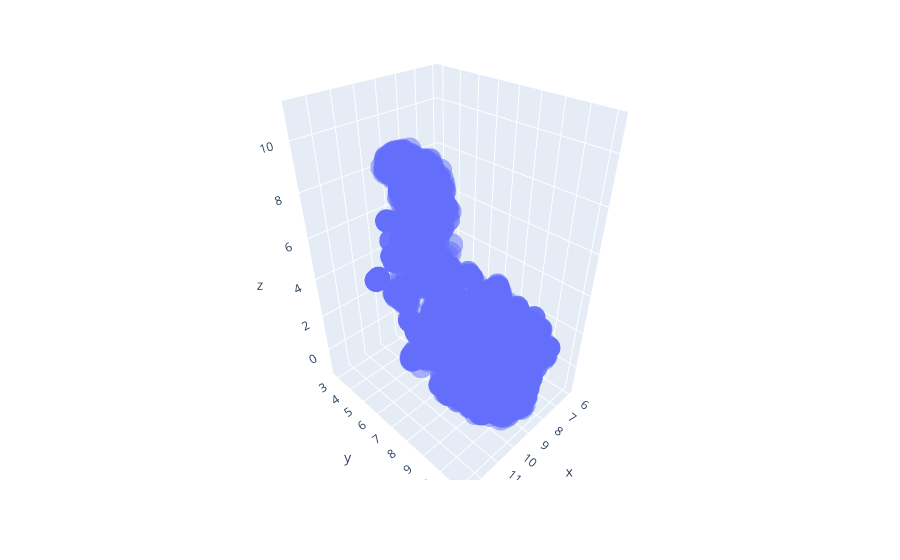

The notebook cell saved with this chart:
### Code cell
fig = px.scatter_3d(plot_df, x='x', y='y', z='z', opacity=0.5, custom_data=[movie_titles])

fig.update_traces(
    hovertemplate="<br>".join([
        "Title: %{customdata[0]}"
    ])
)

### Figure 1 — Plotly figure (JSON) as saved in the notebook; plotly's stock layout.template omitted (floating-point values rounded to 4 significant figures; data arrays with more than 128 entries replaced by an {"elided": "..."} marker saying what was removed)
{"data": [{"customdata": {"elided": "9687x1 str values"}, "hovertemplate": "Title: %{customdata[0]}", "legendgroup": "", "marker": {"color": "#636efa", "opacity": 0.5, "symbol": "circle"}, "mode": "markers", "name": "", "scene": "scene", "showlegend": false, "type": "scatter3d", "x": {"elided": "9687 float values"}, "y": {"elided": "9687 float values"}, "z": {"elided": "9687 float values"}}], "layout": {"legend": {"tracegroupgap": 0}, "margin": {"t": 60}, "scene": {"domain": {"x": [0, 1], "y": [0, 1]}, "xaxis": {"title": {"text": "x"}}, "yaxis": {"title": {"text": "y"}}, "zaxis": {"title": {"text": "z"}}}}}
